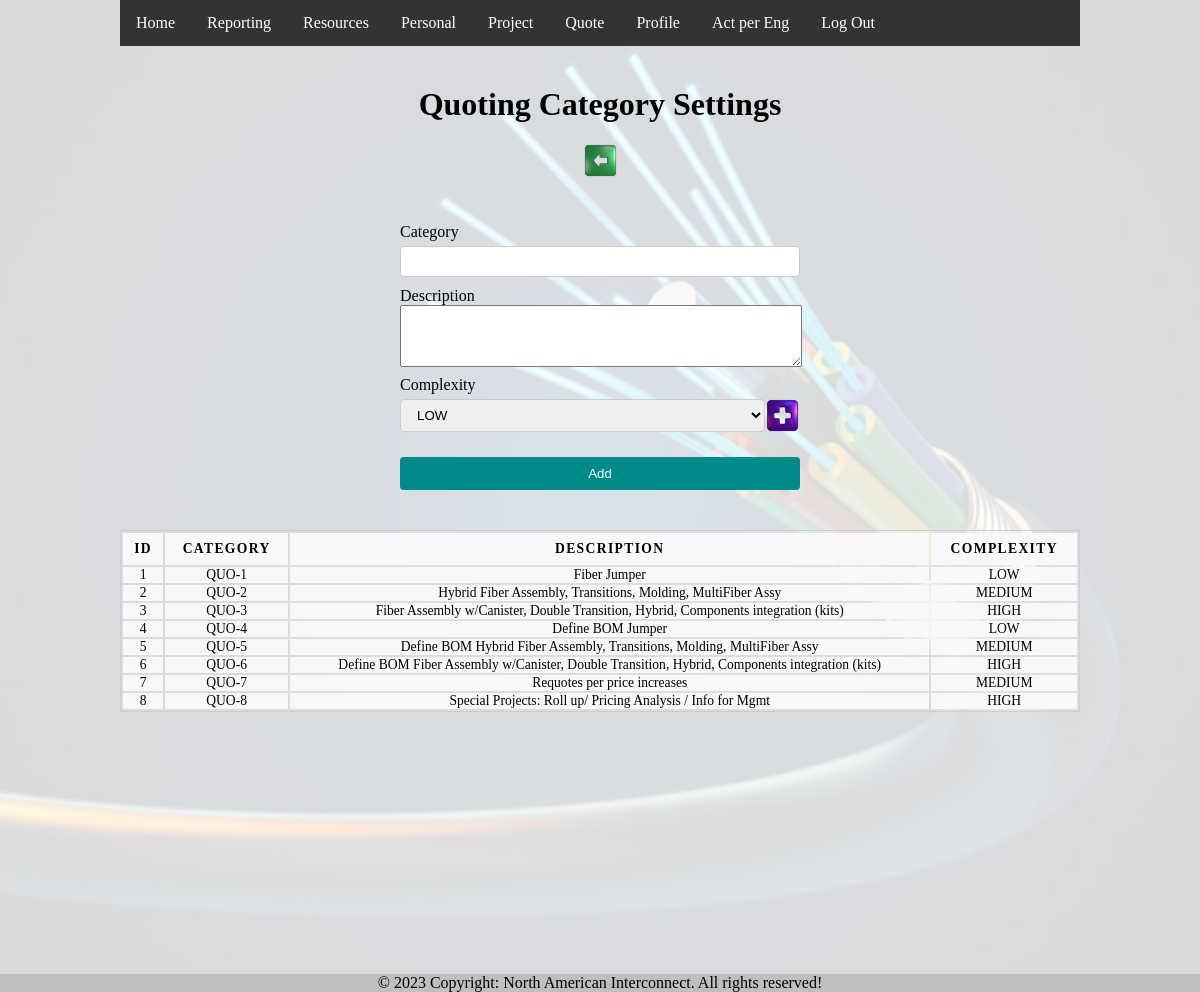
Page /cotizacion_categoria.php (signed in) on the committed database.
### tables this page shows
CREATE TABLE `cotizacion_categoria` (
  `idCotizacionCategoria` int(11) NOT NULL,
  `categoria` varchar(50) NOT NULL,
  `descripcion` varchar(200) NOT NULL,
  `idComplejidad` int(11) NOT NULL,
  `fechaCrea` datetime NOT NULL DEFAULT current_timestamp()
);

CREATE TABLE `complejidad` (
  `idComplejidad` int(11) NOT NULL,
  `nombre` varchar(50) NOT NULL,
  `horas` decimal(10,1) NOT NULL,
  `fechaCrea` datetime NOT NULL DEFAULT current_timestamp()
);

### cotizacion_categoria.php (the view, shortened to what this page needs)
<?php
  include "inc/conexion.php";
  include "inc/header.php";
  $stmt = $dbh->prepare("SELECT idComplejidad, nombre
                          FROM complejidad");
  $stmt->execute();
?>
<!DOCTYPE html>
  <div class="flex-container">
    <h1>Quoting Category Settings</h1>
    <a href='tipo_cotizacion.php'>
        <div class='icon-container' style="margin: 20px 0px;">
            <div class='back-icon-green'></div>
        </div>
    </a>
    <form id="form_tipoProyecto" action="cotizacion_categoria_registro.php" method="post">
        <div class="input-field">
            <label for="nombreCategoria">Category</label>
            <input name="nombreCategoria" type="text" id="nombreCategoria" required>
        </div>
        <div class="input-field">
            <label for="descripcion">Description</label>
            <textarea id="descripcion" style="width: 100%;" name="descripcion" rows="4" cols="50" required></textarea>
        </div>
        <div class="input-field">
            <label for="complejidad">Complexity</label>
            <div class="inline-container">
                <select name="complejidad" required>
                <?php
                    while ($resultado = $stmt->fetch()) {
                ?>
                    <option value="<?php echo $resultado->idComplejidad; ?>">
                <?php
                    echo $resultado->nombre; ?>
                    </option>
                <?php
                    }
                ?>
                </select>
                <div class="icon-container">
                    <a href="complejidad.php">
                        <div class='plus-icon'></div>
                    </a>
                </div>
            </div>
        </div>
        <input type="submit" value="Add">
    </form>
  </div>
  <div class="flex-container">
    <table>
      <thead>
        <tr>
          <th>ID</th>
          <th>Category</th>
          <th>Description</th>
          <th>Complexity</th>
        </tr>
      </thead>
  <?php
      $stmt = $dbh->prepare("SELECT idCotizacionCategoria, categoria, descripcion, complejidad.nombre
                              FROM cotizacion_categoria
                              INNER JOIN complejidad
                              ON cotizacion_categoria.idComplejidad = complejidad.idComplejidad");
      $stmt->execute();
      while ($resultado = $stmt->fetch()) {
          echo "<tr>";
          echo "<td>". $resultado->idCotizacionCategoria . "</td>";
          echo "<td>". $resultado->categoria . "</td>";
          echo "<td>". $resultado->descripcion . "</td>";
          echo "<td>". $resultado->nombre . "</td>";
          echo "</tr>";
      }
  ?>
    </table>
  </div>

### css/style1.css (style rules this page uses)
* { margin: 0; padding: 0; }
html { height: 100%; }
body { background-image: url("/images/fiberBG.jpg"); background-color: rgba(255,255,255,0.85); background-blend-mode: lighten; background-position: center; background-size: cover; display: flex; flex-direction: column; height: 100%; margin: 0; margin-left: 10%; margin-right: 10%; height: auto; padding-bottom: 200px; }
.flex-container { margin-top: 40px; display: flex; flex-wrap: wrap; flex-direction: column; align-items: center; }
.inline-container { width: 100%; align-items: center; display: inline-flex; padding: auto; }
.icon-container { width: auto; display: flex; justify-content: center; }
.icon-container div { height: 35px; width: 35px; }
a { text-decoration: none; }
form { margin-top: 20px; width: 25em; }
.input-field { margin-top: 5px; text-align: left; }
input[type=text], input[type=email], input[type=password], input[type=number], input[type=date], select { width: 100%; padding: 7px 12px; margin-top: 5px; margin-bottom: 5px; display: inline-block; border: 1px solid #ccc; border-radius: 4px; box-sizing: border-box; }
input[type=submit], input[type=button] { width: 100%; align-content: center; background-color: DarkCyan; color: white; padding: 9px 20px; margin-top: 20px; border: none; border-radius: 4px; cursor: pointer; }
table { border: 1px solid #ccc; margin: 0; padding: 0; width: 100%; }
table tr { background-color: #f8f8f8; border: 1px solid #ddd; }
table th, table td { font-size: .85em; text-align: center; }
table th { padding: .600em; font-size: .85em; letter-spacing: .1em; text-transform: uppercase; }
footer { position: fixed; left: 0; bottom: 0; width: 100%; background-color: #efefef; text-align: center; }
.plus-icon { background-image: url('/images/icons/plus-icon.png'); background-size: cover; }
.back-icon-green { background-image: url('/images/icons/back-icon-green.png'); background-size: cover; }

### rows in the picture
cotizacion_categoria: idCotizacionCategoria "1", categoria "QUO-1", descripcion "Fiber Jumper", idComplejidad.nombre "LOW"
cotizacion_categoria: idCotizacionCategoria "2", categoria "QUO-2", descripcion "Hybrid Fiber Assembly, Transitions, Molding, MultiFiber Assy", idComplejidad.nombre "MEDIUM"
cotizacion_categoria: idCotizacionCategoria "3", categoria "QUO-3", descripcion "Fiber Assembly w/Canister, Double Transition, Hybrid, Components integration (kits)", idComplejidad.nombre "HIGH"
cotizacion_categoria: idCotizacionCategoria "4", categoria "QUO-4", descripcion "Define BOM Jumper", idComplejidad.nombre "LOW"
cotizacion_categoria: idCotizacionCategoria "5", categoria "QUO-5", descripcion "Define BOM Hybrid Fiber Assembly, Transitions, Molding, MultiFiber Assy", idComplejidad.nombre "MEDIUM"
cotizacion_categoria: idCotizacionCategoria "6", categoria "QUO-6", descripcion "Define BOM Fiber Assembly w/Canister, Double Transition, Hybrid, Components integration (kits)", idComplejidad.nombre "HIGH"
cotizacion_categoria: idCotizacionCategoria "7", categoria "QUO-7", descripcion "Requotes per price increases", idComplejidad.nombre "MEDIUM"
cotizacion_categoria: idCotizacionCategoria "8", categoria "QUO-8", descripcion "Special Projects: Roll up/ Pricing Analysis / Info for Mgmt", idComplejidad.nombre "HIGH"

### other values in the picture
form field complejidad "LOW"
